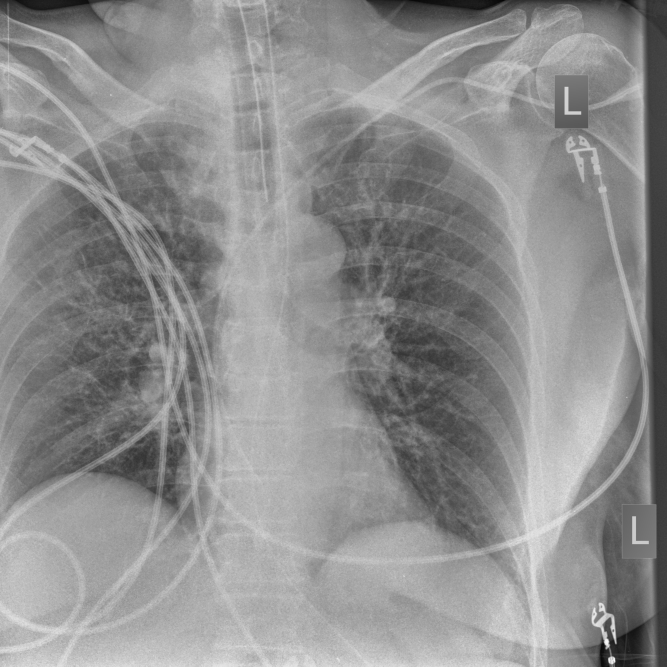
#> input picture Chest X_Ray Dataset/COVID19/COVID19(117).jpg, 2000 x 2000 px (shown at 1/3 size); its folder holds 4 pictures in this run
$ python train_on_xrays.py
#> lines starting #> are read from the running program, lines starting #| are printed output that depends on the picture
### chestxray/data.py
"""Listing and loading images, patient IDs, and the patient-grouped split."""

import re
from dataclasses import dataclass
from pathlib import Path

import cv2
import numpy as np
from sklearn.model_selection import StratifiedGroupKFold

from chestxray.config import Config
from chestxray.preprocessing import white_balance

IMAGE_EXTENSIONS = {".jpg", ".jpeg", ".png"}

# Patient IDs in file names (only the pediatric NORMAL/PNEUMONIA source has them):
#   person123_bacteria_45.jpeg -> person123
#   IM-0605-0001.jpeg          -> IM-0605
#   NORMAL2-IM-0359-0001.jpeg  -> NORMAL2-IM-0359
# An optional "train_"/"test_"/"val_" prefix was added by download_data.py when
# two splits had the same file name, so those are kept as separate patients.
PATIENT_PATTERNS = (
    re.compile(r"^((?:train_|test_|val_)?person\d+)_"),
    re.compile(r"^((?:train_|test_|val_)?(?:NORMAL2-)?IM-\d+)-"),
)


@dataclass
class XrayData:
    """Images and everything known about them, row by row."""

    images: np.ndarray  # (N, size, size, 3) uint8, RGB, white balanced
    labels: np.ndarray  # (N,) class names
    groups: np.ndarray  # (N,) patient IDs
    shapes: np.ndarray  # (N, 2) original height and width
    paths: np.ndarray  # (N,) file paths


@dataclass
class Split:
    """Row indices of the three sets."""

    train: np.ndarray
    val: np.ndarray
    test: np.ndarray


def list_images(
    data_dir: Path, classes: tuple[str, ...]
) -> tuple[list[Path], list[str]]:
    """Return the image paths and their class names, sorted for reproducibility."""
    paths, labels = [], []
    for name in classes:
        for path in sorted((Path(data_dir) / name).iterdir()):
            if path.suffix.lower() in IMAGE_EXTENSIONS:
                paths.append(path)
                labels.append(name)
#> pass 2 of the loop in list_images, `for name in classes:`:
#> in load_images, image is the input picture: shape (2000, 2000, 3); min 1, max 255, mean 142.3
#> in load_images, `image = cv2.resize(image, (size, size), interpolation=cv2.INTER_AREA)`:
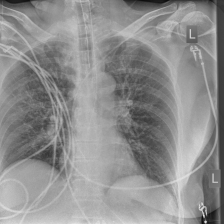
#> image: shape (224, 224, 3); min 12, max 228, mean 142.3
    return paths, labels


def patient_id(path: Path) -> str:
    """Return the patient ID in a file name, or the file name if it has none.

    The class folder is part of the ID, so equal names in two classes never
    become one patient.
    """
    path = Path(path)
    for pattern in PATIENT_PATTERNS:
        match = pattern.match(path.name)
        if match:
            return f"{path.parent.name}/{match.group(1)}"
    return f"{path.parent.name}/{path.name}"


def load_images(paths: list[Path], size: int) -> tuple[np.ndarray, np.ndarray]:
    """Read and resize images.

    Returns:
        ``images`` (N, size, size, 3) uint8 in RGB order, and ``shapes``
        (N, 2) with each original height and width. Unreadable files raise.
    """
    images = np.empty((len(paths), size, size, 3), dtype=np.uint8)
    shapes = np.empty((len(paths), 2), dtype=np.int32)
    for i, path in enumerate(paths):
        image = cv2.imread(str(path), cv2.IMREAD_COLOR)
        if image is None:
            raise OSError(f"cannot read image: {path}")
        shapes[i] = image.shape[:2]
        image = cv2.resize(image, (size, size), interpolation=cv2.INTER_AREA)
        images[i] = cv2.cvtColor(image, cv2.COLOR_BGR2RGB)  # Keras models use RGB
#> pass 2 of the loop in load_images, `for i, path in enumerate(paths):`:
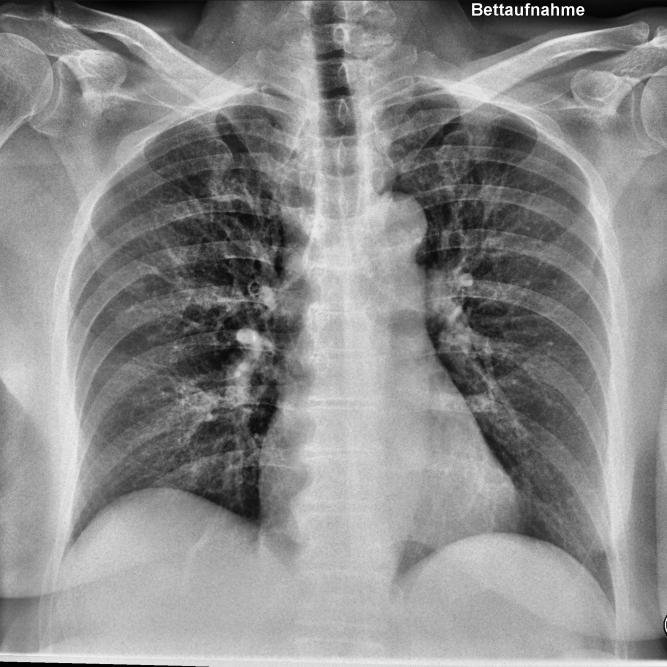
#> input picture Chest X_Ray Dataset/COVID19/COVID19(120).jpg, 2000 x 2000 px (shown at 1/3 size)
#> in load_images, image is the input picture: shape (2000, 2000, 3); min 0, max 255, mean 139
#> in load_images, `image = cv2.resize(image, (size, size), interpolation=cv2.INTER_AREA)`:
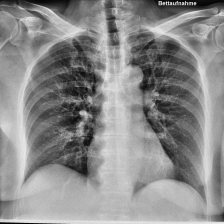
#> image: shape (224, 224, 3); min 2, max 238, mean 139
    return images, shapes


def load_dataset(config: Config, use_cache: bool = True) -> XrayData:
    """Load, resize and white-balance all images, using a cache file if present.

    Reading and preprocessing 7,000 images takes minutes; the cache brings
    that down to seconds for every later run.
    """
    cache = Path(config.cache_file)
    if use_cache and cache.exists():
        stored = np.load(cache, allow_pickle=False)
        return XrayData(**{key: stored[key] for key in stored.files})

    paths, labels = list_images(config.data_dir, config.classes)
    images, shapes = load_images(paths, config.image_size)
    data = XrayData(
        images=white_balance(images),
        labels=np.array(labels),
        groups=np.array([patient_id(p) for p in paths]),
        shapes=shapes,
        paths=np.array([str(p) for p in paths]),
    )
    if use_cache:
        cache.parent.mkdir(parents=True, exist_ok=True)
        np.savez(cache, **vars(data))
    return data


def split_by_patient(
    labels: np.ndarray,
    groups: np.ndarray,
    val_fraction: float,
    test_fraction: float,
    seed: int,
) -> Split:
    """Split into train/validation/test, stratified by class and grouped by patient.

    All images of one patient end up in the same set, so the model is never
    tested on a patient it has already seen in training. Class proportions are
    kept as equal as the groups allow. ``StratifiedGroupKFold`` makes folds of
    equal size, so the fractions are rounded to ``1 / n_splits``.
    """
    indices = np.arange(len(labels))

    test_folds = StratifiedGroupKFold(
        n_splits=round(1 / test_fraction), shuffle=True, random_state=seed
    )
    rest, test = next(test_folds.split(indices, labels, groups))

    # validation is a fraction of the whole dataset, so of the rest it is larger
    val_of_rest = val_fraction / (1 - test_fraction)
    val_folds = StratifiedGroupKFold(
        n_splits=round(1 / val_of_rest), shuffle=True, random_state=seed
    )
    train_pos, val_pos = next(val_folds.split(rest, labels[rest], groups[rest]))
    return Split(train=rest[train_pos], val=rest[val_pos], test=test)

### chestxray/preprocessing.py
"""Image preprocessing: white balance (per-channel contrast stretch)."""

import numpy as np

CHUNK_SIZE = 256  # images per chunk, keeps the float64 copy of np.percentile small


def white_balance(images: np.ndarray, percentile: float = 0.05) -> np.ndarray:
    """Stretch each channel of each image to the full 0-255 range.

    For every channel, the value at ``percentile`` becomes 0 and the value at
    ``100 - percentile`` becomes 255; everything outside is clipped. This
    removes a gray cast and makes dark lungs and bright bone easier to tell
    apart.

    Args:
        images: uint8 array, one image ``(H, W, C)`` or a batch ``(N, H, W, C)``.
        percentile: percentile (0-100) clipped at each end.

    Returns:
        uint8 array of the same shape.
    """
    if images.ndim == 3:
        return white_balance(images[None], percentile)[0]
    if images.ndim != 4:
        raise ValueError(f"expected (H, W, C) or (N, H, W, C), got {images.shape}")

    out = np.empty_like(images, dtype=np.uint8)
    for start in range(0, len(images), CHUNK_SIZE):
        chunk = images[start : start + CHUNK_SIZE]
        # low/high have shape (n, 1, 1, C) so they broadcast over each image
        low, high = np.percentile(
            chunk, [percentile, 100 - percentile], axis=(1, 2), keepdims=True
        )
        scale = 255.0 / np.maximum(high - low, 1e-6)  # avoid dividing by zero
        stretched = np.clip((chunk - low) * scale, 0, 255)
        out[start : start + CHUNK_SIZE] = stretched.astype(np.uint8)
    return out

### chestxray/duplicates.py
"""Finding near-identical images and keeping them in the same split.

Public datasets are often merged from other datasets, so the same X-ray can
appear twice under different names. If one copy is in the training set and
the other in the test set, the test score is too optimistic.
"""

import numpy as np

HASH_SIZE = 8


def average_hash(image: np.ndarray, hash_size: int = HASH_SIZE) -> bytes:
    """Return a perceptual hash: which blocks are brighter than the mean.

    The image is averaged down to ``hash_size x hash_size`` blocks; each block
    gives one bit. Resized or re-compressed copies of the same image get the
    same hash, unlike an exact file hash.
    """
    gray = image.mean(axis=2) if image.ndim == 3 else image
    h, w = gray.shape
    if h % hash_size or w % hash_size:
        raise ValueError(f"image size {gray.shape} is not divisible by {hash_size}")
    blocks = gray.reshape(hash_size, h // hash_size, hash_size, w // hash_size)
    small = blocks.mean(axis=(1, 3))
    return np.packbits(small > small.mean()).tobytes()


def find_duplicates(hashes: list[bytes]) -> list[list[int]]:
    """Group the indices of images that share a hash (groups of two or more)."""
    by_hash: dict[bytes, list[int]] = {}
    for index, value in enumerate(hashes):
        by_hash.setdefault(value, []).append(index)
    return [group for group in by_hash.values() if len(group) > 1]


def correlation(a: np.ndarray, b: np.ndarray) -> float:
    """Pearson correlation of the pixel values of two images (1.0 = same picture)."""
    a = a.astype(np.float32).ravel()
    b = b.astype(np.float32).ravel()
    return float(np.corrcoef(a, b)[0, 1])


def confirmed_duplicates(
    images: np.ndarray, groups: list[list[int]], threshold: float = 0.95
) -> list[list[int]]:
    """Keep the hash groups whose images are really near-identical.

    A 64-bit hash can collide for different images, so each image is compared
    with the first of its group pixel by pixel.
    """
    confirmed = []
    for group in groups:
        first = group[0]
        same = [
            i for i in group[1:] if correlation(images[first], images[i]) > threshold
        ]
        if same:
            confirmed.append([first, *same])
    return confirmed


def duplicate_sets(images: np.ndarray) -> list[list[int]]:
    """Return the sets of near-identical images (indices) in ``images``."""
    hashes = [average_hash(image) for image in images]
    return confirmed_duplicates(images, find_duplicates(hashes))


def merge_groups(groups: np.ndarray, duplicates: list[list[int]]) -> np.ndarray:
    """Give duplicate images, and all images of their patients, one group.

    Uses union-find: every duplicate set joins the groups of its members, so
    if image A of patient 1 equals image B of patient 2, all images of both
    patients end up in the same group.
    """
    parent: dict[str, str] = {}

    def find(group: str) -> str:
        while parent.get(group, group) != group:
            group = parent[group]
        return group

    for members in duplicates:
        root = find(groups[members[0]])
        for index in members[1:]:
            other = find(groups[index])
            if other != root:
                parent[other] = root
    return np.array([find(group) for group in groups])

### from_scratch/train_on_xrays.py
"""Train the from-scratch MLP on the chest X-rays.

Uses the same patient-grouped split (seed 0) as the CNN, so the numbers can
be compared. Each image is reduced to 32x32 gray values (1,024 inputs).

Usage:
    python -m from_scratch.train_on_xrays
"""

import copy
import json
from pathlib import Path

import numpy as np

from chestxray.config import Config
from chestxray.data import load_dataset, split_by_patient
from chestxray.duplicates import duplicate_sets, merge_groups
from chestxray.evaluate import compute_metrics
from from_scratch.neural_net import MLP, SGDMomentum, train

SMALL = 32  # 224 / 7


def downsample(images: np.ndarray, size: int = SMALL) -> np.ndarray:
    """Average 224x224x3 images into size x size gray blocks, one row per image."""
    n, h, w, _ = images.shape
    block = h // size
    out = np.empty((n, size * size), dtype=np.float32)
    for start in range(0, n, 512):  # in chunks, to keep memory low
        chunk = images[start : start + 512].astype(np.float32)
        chunk = chunk.reshape(-1, size, block, size, block, 3).mean(axis=(2, 4, 5))
        out[start : start + 512] = chunk.reshape(len(chunk), -1)
    return out


def balanced_weights(y: np.ndarray, n_classes: int) -> np.ndarray:
    """Return one weight per example so that every class counts equally.

    w_c = N / (C * n_c): rare classes get larger weights.
    """
    counts = np.bincount(y, minlength=n_classes)
    return (len(y) / (n_classes * counts))[y]


def main(epochs: int = 40) -> None:
    """Train, keep the epoch with the best validation macro F1, test once."""
    config = Config()
    data = load_dataset(config)
#> in load_dataset, `images, shapes = load_images(paths, config.image_size)`: shapes = [[2000, 2000], [2000, 2000], [609, 605], [776, 1001], [2000, 2000], [2000, 2000], [2000, 2000]]
#> the loop in white_balance, `for start in range(0, len(images), CHUNK_SIZE):` made 1 pass
    class_index = {name: i for i, name in enumerate(config.classes)}
    y = np.array([class_index[label] for label in data.labels])
#> y = [0, 0, 0, 0, 1, 2, 3]
    groups = merge_groups(data.groups, duplicate_sets(data.images))
    split = split_by_patient(data.labels, groups, 0.15, 0.15, seed=0)

    x = downsample(data.images)
    mean, std = x[split.train].mean(axis=0), x[split.train].std(axis=0) + 1e-6
    x = (x - mean) / std  # standardise with training statistics only

    model = MLP([SMALL * SMALL, 256, 64, len(config.classes)], seed=0)
    optimizer = SGDMomentum(learning_rate=0.01, momentum=0.9)
    weights = balanced_weights(y[split.train], len(config.classes))

    history, best_f1, best_model = [], -1.0, None
    for epoch in range(epochs):
        loss = train(
            model,
            x[split.train],
            y[split.train],
            epochs=1,
            optimizer=optimizer,
            weights=weights,
            seed=epoch,
        )[0]
        val = compute_metrics(
            y[split.val], model.predict_proba(x[split.val]), config.classes
        )
        history.append(
            {"epoch": epoch + 1, "loss": loss, "val_macro_f1": val["macro_f1"]}
        )
        print(
            f"epoch {epoch + 1:2d}  loss {loss:.4f}  val macro F1 {val['macro_f1']:.4f}"
        )
        if val["macro_f1"] > best_f1:
            best_f1, best_model = val["macro_f1"], copy.deepcopy(model)

    probs = best_model.predict_proba(x[split.test])
    metrics = compute_metrics(y[split.test], probs, config.classes)
    print(
        f"test: accuracy {metrics['accuracy']:.4f}, "
        f"macro F1 {metrics['macro_f1']:.4f}, "
        f"ROC-AUC {metrics['roc_auc_macro']:.4f}"
    )
    out = Path("results/mlp_from_scratch.json")
    out.parent.mkdir(exist_ok=True)
    out.write_text(json.dumps({"history": history, "test": metrics}, indent=2))


if __name__ == "__main__":
#> (the run stopped early here; a loop or call above may not have finished)
